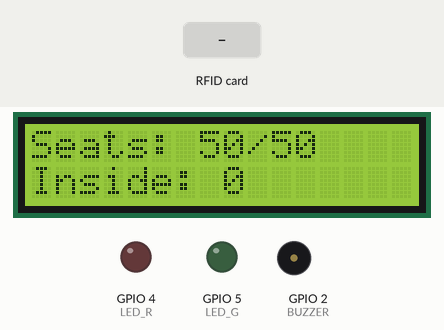
Simulated run of this sketch. Board: ESP32. On the bench: 16×2 character LCD, output pins drawn as LEDs (lit = HIGH), buzzer (waves = sounding). The test bench sets the inputs (shaded band). WiFi joins after 1.5 s; servers stay silent unless stated; uploads are accepted with an empty reply; what the sketch prints to the serial monitor is not drawn.

Above: at 2.8 s.
2.9 s: RFID card 81 93 40 43 held to the reader
At 4.1 s:
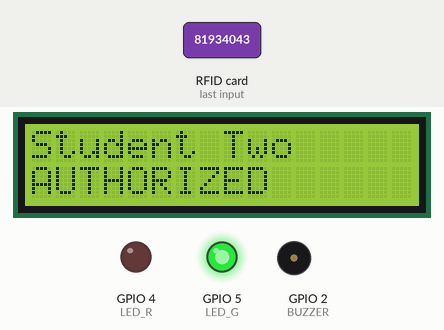
5.9 s: RFID card 04 B4 90 2A 9F 1C 90 held to the reader
At 6.8 s:
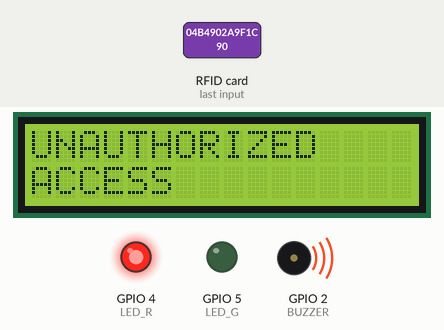
8.9 s: RFID card 91 69 3E 43 held to the reader
At 10.1 s:
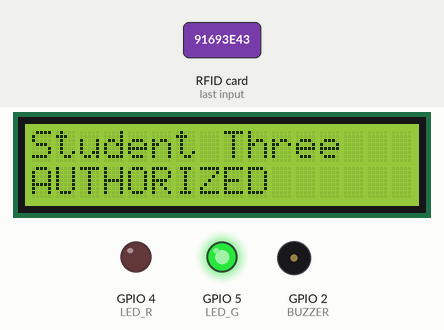
11.9 s: RFID card 81 93 40 43 held to the reader
At 13.1 s:
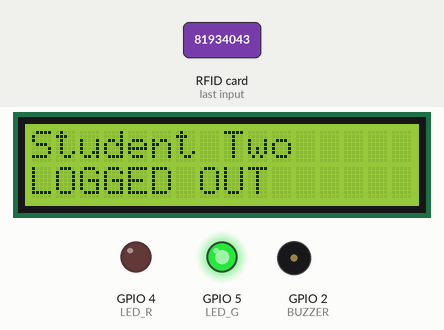
14.9 s: RFID card 91 69 3E 43 held to the reader
At 16.1 s:
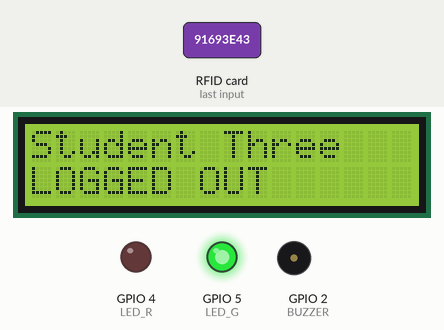
17.9 s: RFID card 5E 7A 19 C4 held to the reader
At 21.3 s:
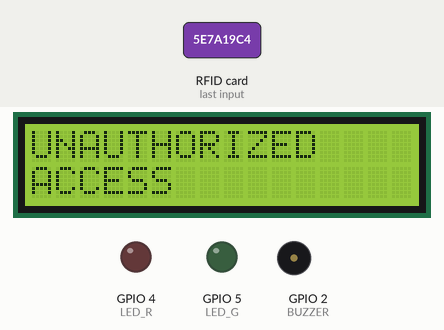
Timing chart, 0 to 21.9 s (numbered marks = the images above; inputs shaded):
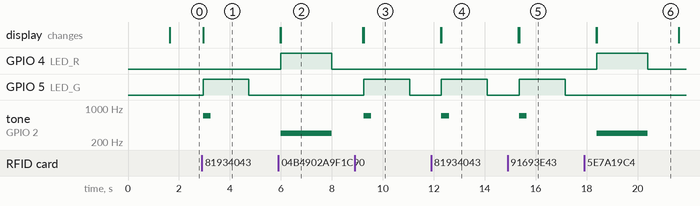

The sketch:

rfid_scanner_updated.ino
```cpp
#include <SPI.h>
#include <MFRC522.h>
#include <Wire.h>
#include <LiquidCrystal_I2C.h>
#include <WiFi.h>
#include <HTTPClient.h>

// --- (1) Hardware Definitions ---
LiquidCrystal_I2C lcd(0x27, 16, 2); // Change to 0x3F if needed

#define SS_PIN 10
#define RST_PIN 9
#define LED_G 5
#define LED_R 4
#define BUZZER 2

MFRC522 mfrc522(SS_PIN, RST_PIN);

// --- (2) WiFi & Backend Configuration ---
const char *ssid = "YOUR_WIFI_SSID";                                     // ⚠️ CHANGE THIS
const char *password = "YOUR_WIFI_PASSWORD";                             // ⚠️ CHANGE THIS
const char *serverName = "http://YOUR_BACKEND_IP:5000/api/arduino/data"; // ⚠️ CHANGE THIS

// --- (3) Library Capacity ---
#define TOTAL_LIBRARY_SEATS 50
int studentsInsideCount = 0;

// --- (4) User and Time Data ---
struct UserData
{
  String cardUID;
  String name;
  String enrollmentNumber;
  String department;
  String year;
  String lastTimeIn;
  bool isInside;
};

UserData userList[] = {
    {"04b4902a9f1c90", "Shruti", "E-1004", "CSE", "2nd", "", false},
    {"81934043", "Student Two", "E-1002", "ECE", "1st", "", false},
    {"91693e43", "Student Three", "E-1003", "ME", "3rd", "", false},
    {"c340f27", "Abhinesh Kumar", "0322", "CSE", "2nd", "", false},

    // Existing card (6-byte UID)
    {"440a19af91a90", "Vansh", "03220802822", "CSE", "3rd", "", false},

    // ✅ NEW CARD 1 – UID: F3 24 21 3B
    {"f324213b", "Ankur", "E-1101", "CSE", "1st", "", false},

    // ✅ NEW CARD 2 – UID: 04 6A 9A DA 9F 1C 90
    {"046a9ada9f1c90", "Prach", "E-1102", "ECE", "2nd", "", false}};

const int userCount = sizeof(userList) / sizeof(userList[0]);

// --- (5) Helper Functions ---
String getCurrentTime()
{
  // This is a simplified time function. For a real application, consider using an NTP client.
  unsigned long elapsedSeconds = millis() / 1000;
  int hours = (elapsedSeconds / 3600) % 24;
  int minutes = (elapsedSeconds % 3600) / 60;
  int seconds = elapsedSeconds % 60;
  char formattedTime[9];
  sprintf(formattedTime, "%02d:%02d:%02d", hours, minutes, seconds);
  return String(formattedTime);
}

int findUserIndex(String cardNumber)
{
  for (int i = 0; i < userCount; i++)
  {
    if (userList[i].cardUID == cardNumber)
    {
      return i;
    }
  }
  return -1;
}

void sendDataToBackend(String csvData)
{
  if (WiFi.status() == WL_CONNECTED)
  {
    HTTPClient http;
    http.begin(serverName);
    http.addHeader("Content-Type", "application/json");

    String jsonPayload = "{\"data\":\"" + csvData + "\"}";
    int httpResponseCode = http.POST(jsonPayload);

    if (httpResponseCode > 0)
    {
      Serial.print("HTTP Response code: ");
      Serial.println(httpResponseCode);
    }
    else
    {
      Serial.print("Error on sending POST: ");
      Serial.println(httpResponseCode);
    }

    http.end();
  }
  else
  {
    Serial.println("WiFi Disconnected");
  }
}

void setup()
{
  Serial.begin(9600);
  SPI.begin();
  mfrc522.PCD_Init();
  lcd.init();
  lcd.backlight();

  pinMode(LED_G, OUTPUT);
  pinMode(LED_R, OUTPUT);
  pinMode(BUZZER, OUTPUT);
  noTone(BUZZER);

  // Connect to WiFi
  WiFi.begin(ssid, password);
  Serial.println("Connecting to WiFi");
  while (WiFi.status() != WL_CONNECTED)
  {
    delay(500);
    Serial.print(".");
  }
  Serial.println("Connected to WiFi");
  Serial.print("IP Address: ");
  Serial.println(WiFi.localIP());

  updateIdleScreen();
}

void loop()
{
  if (!mfrc522.PICC_IsNewCardPresent())
    return;
  if (!mfrc522.PICC_ReadCardSerial())
    return;

  String cardNumber = "";
  for (byte i = 0; i < mfrc522.uid.size; i++)
  {
    cardNumber += String(mfrc522.uid.uidByte[i], HEX);
  }

  String currentTime = getCurrentTime();
  String timeIn = "-", timeOut = "-", status = "Unknown";
  String csvData = "";

  int userIndex = findUserIndex(cardNumber);

  if (userIndex != -1)
  {
    UserData &user = userList[userIndex];

    if (!user.isInside)
    {
      user.lastTimeIn = currentTime;
      user.isInside = true;
      timeIn = user.lastTimeIn;
      status = "ENTERED";
      studentsInsideCount++;
      grantAccess(user.name, "AUTHORIZED");
    }
    else
    {
      timeIn = user.lastTimeIn;
      timeOut = currentTime;
      user.isInside = false;
      status = "EXITED";
      studentsInsideCount--;
      grantAccess(user.name, "LOGGED OUT");
    }

    csvData = user.name + "," + user.enrollmentNumber + "," + user.department + "," + user.year + "," + timeIn + "," + timeOut + "," + status;
    sendDataToBackend(csvData);
  }
  else
  {
    status = "UNAUTHORIZED";
    unauthorizedAccess();
    csvData = "Unknown Card," + cardNumber + ",Unknown,Unknown," + currentTime + ",-," + status;
    sendDataToBackend(csvData);
  }

  delay(1000);
  mfrc522.PICC_HaltA();
  mfrc522.PCD_StopCrypto1();
  updateIdleScreen();
}

void updateIdleScreen()
{
  int availableSeats = TOTAL_LIBRARY_SEATS - studentsInsideCount;
  if (availableSeats < 0)
  {
    availableSeats = 0;
  }
  lcd.clear();
  lcd.setCursor(0, 0);
  lcd.print("Seats: ");
  lcd.print(availableSeats);
  lcd.print("/");
  lcd.print(TOTAL_LIBRARY_SEATS);
  lcd.setCursor(0, 1);
  lcd.print("Inside: ");
  lcd.print(studentsInsideCount);
}

void grantAccess(String name, String message)
{
  lcd.clear();
  lcd.setCursor(0, 0);
  lcd.print(name);
  lcd.setCursor(0, 1);
  lcd.print(message);
  digitalWrite(LED_G, HIGH);
  tone(BUZZER, 700);
  delay(300);
  noTone(BUZZER);
  delay(1500);
  digitalWrite(LED_G, LOW);
}

void unauthorizedAccess()
{
  lcd.clear();
  lcd.setCursor(0, 0);
  lcd.print("UNAUTHORIZED");
  lcd.setCursor(0, 1);
  lcd.print("ACCESS");
  digitalWrite(LED_R, HIGH);
  tone(BUZZER, 300);
  delay(2000);
  digitalWrite(LED_R, LOW);
  noTone(BUZZER);
}
```

Measured:
- after the input at 2.9 s, GPIO 5 (LED_G): LOW → HIGH after 0.05 s, → LOW 1.8 s later; tone on GPIO 2 (BUZZER): silent → 700 Hz after 0.05 s, → silent 0.30 s later; the display: changes after 0.05 s (image 1)
- after the input at 5.9 s, GPIO 4 (LED_R): LOW → HIGH after 0.10 s, → LOW 2.0 s later; tone on GPIO 2 (BUZZER): silent → 300 Hz after 0.10 s, → silent 2.0 s later; the display: first differs from a run without the input after 0.10 s (image 2)
- after the input at 8.9 s, GPIO 5 (LED_G): LOW → HIGH after 0.35 s, → LOW 1.8 s later; tone on GPIO 2 (BUZZER): silent → 700 Hz after 0.35 s, → silent 0.30 s later; the display: first differs from a run without the input after 0.35 s (image 3)
- after the input at 11.9 s, GPIO 5 (LED_G): LOW → HIGH after 0.40 s, → LOW 1.8 s later; tone on GPIO 2 (BUZZER): silent → 700 Hz after 0.40 s, → silent 0.30 s later; the display: first differs from a run without the input after 0.40 s (image 4)
- after the input at 14.9 s, GPIO 5 (LED_G): LOW → HIGH after 0.45 s, → LOW 1.8 s later; tone on GPIO 2 (BUZZER): silent → 700 Hz after 0.45 s, → silent 0.30 s later; the display: first differs from a run without the input after 0.45 s (image 5)
- after the input at 17.9 s, GPIO 4 (LED_R): LOW → HIGH after 0.50 s, → LOW 2.0 s later; tone on GPIO 2 (BUZZER): silent → 300 Hz after 0.50 s, → silent 2.0 s later; the display: first differs from a run without the input after 0.50 s (image 6)
